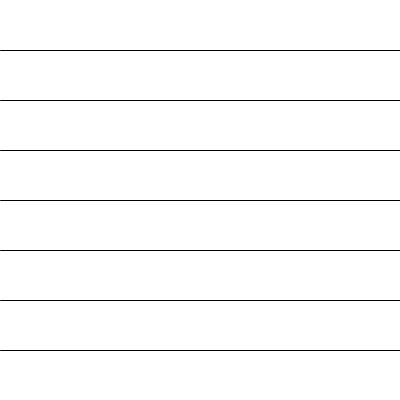
Frame 1 (no input)
Frame 60 (the mouse pressed at the canvas centre just before this capture): identical to frame 1, image omitted
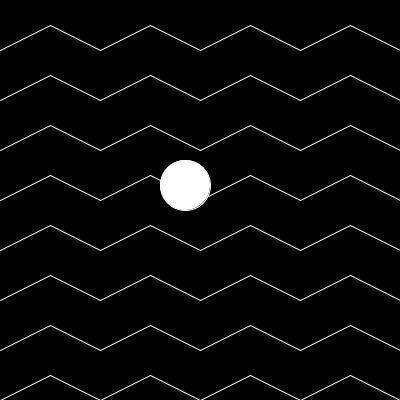
Frame 120 (the mouse held since frame 60 and released just before this capture)

The Processing sketch that drew these frames (run headless with seeded random() and noise(); from frame 60 on, the mouse is pressed at the canvas centre):

// Processing sketch: processing_74197
// ── processing_74197.pde

void setup (){
  size(400, 400);
  smooth();
}

void draw(){
  
  if(mousePressed){
    background (0);
    stroke(255);
    
    line(0, 50, 50, 25);
    line(50, 25, 100, 50);
    line(100, 50, 150, 25);
    line(150, 25, 200, 50);
    line(200, 50, 250, 25);
    line(250, 25, 300, 50);
    line(300, 50, 350, 25);
    line(350, 25, 400, 50);
    
    line(0, 100, 50, 75);
    line(50, 75, 100, 100);
    line(100, 100, 150, 75);
    line(150, 75, 200, 100);
    line(200, 100, 250, 75);
    line(250, 75, 300, 100);
    line(300, 100, 350, 75);
    line(350, 75, 400, 100);
    
    line(0, 150, 50, 125);
    line(50, 125, 100, 150);
    line(100, 150, 150, 125);
    line(150, 125, 200, 150);
    line (200, 150, 250, 125);
    line(250, 125, 300, 150);
    line(300, 150, 350, 125);
    line(350, 125, 400, 150);
    
    line(0, 200, 50, 175);
    line(50, 175, 100, 200);
    line(100, 200, 150, 175);
    line(150, 175, 200, 200);
    line(200, 200, 250, 175);
    line(250, 175, 300, 200);
    line(300, 200, 350, 175);
    line(350,175, 400, 200);
    
    line(0, 250, 50, 225);
    line(50, 225, 100, 250);
    line(100, 250, 150, 225);
    line(150, 225, 200, 250);
    line(200, 250, 250, 225);
    line(250, 225, 300, 250);
    line(300, 250, 350, 225);
    line(350, 225, 400, 250);
    
    line(0, 300, 50, 275);
    line(50, 275, 100, 300);
    line(100, 300, 150, 275);
    line(150, 275, 200, 300);
    line(200, 300, 250, 275);
    line(250, 275, 300, 300);
    line(300, 300, 350, 275);
    line(350, 275, 400, 300);
    
    line(0, 350, 50, 325);
    line(50, 325, 100, 350);
    line(100, 350, 150, 325);
    line(150, 325, 200, 350);
    line(200, 350, 250, 325);
    line(250, 325, 300, 350);
    line(300, 350, 350, 325);
    line(350, 325, 400, 350);
    
    line(0, 400, 50, 375);
    line(50, 375, 100, 400);
    line(100, 400, 150, 375);
    line(150, 375, 200, 400);
    line(200, 400, 250, 375);
    line(250, 375, 300, 400);
    line(300, 400, 350, 375);
    line(350, 375, 400, 400);
    
    fill(255);
    ellipse(mouseX - 15, mouseY - 15, 50, 50);
    
  } else{
    background (255);
    stroke(0);
    line(0, 50, 400, 50);
    line(0, 100, 400,100);
    line(0, 150, 400, 150);
    line(0, 200, 400, 200);
    line(0, 250, 400, 250);
    line(0, 300, 400, 300);
    line(0, 350, 400, 350);
    
    fill(0);
    ellipse(mouseX - 15, mouseY - 15, 25, 25);
  }
  
}
